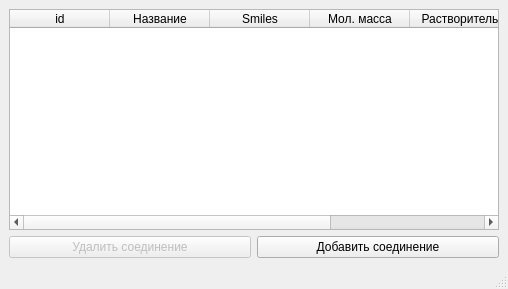
<?xml version="1.0" encoding="UTF-8"?>
<ui version="4.0">
 <class>MainWindow</class>
 <widget class="QMainWindow" name="MainWindow">
  <property name="geometry">
   <rect>
    <x>0</x>
    <y>0</y>
    <width>508</width>
    <height>289</height>
   </rect>
  </property>
  <property name="windowTitle">
   <string>ЛПБКиГТ</string>
  </property>
  <widget class="QWidget" name="centralwidget">
   <layout class="QGridLayout" name="gridLayout">
    <property name="sizeConstraint">
     <enum>QLayout::SetDefaultConstraint</enum>
    </property>
    <item row="0" column="0" colspan="2">
     <widget class="QTableWidget" name="tableWidget">
      <property name="editTriggers">
       <set>QAbstractItemView::NoEditTriggers</set>
      </property>
      <property name="selectionMode">
       <enum>QAbstractItemView::SingleSelection</enum>
      </property>
      <property name="selectionBehavior">
       <enum>QAbstractItemView::SelectRows</enum>
      </property>
      <property name="textElideMode">
       <enum>Qt::ElideNone</enum>
      </property>
      <property name="gridStyle">
       <enum>Qt::SolidLine</enum>
      </property>
      <property name="sortingEnabled">
       <bool>true</bool>
      </property>
      <attribute name="horizontalHeaderCascadingSectionResizes">
       <bool>true</bool>
      </attribute>
      <attribute name="horizontalHeaderStretchLastSection">
       <bool>true</bool>
      </attribute>
      <column>
       <property name="text">
        <string>id</string>
       </property>
      </column>
      <column>
       <property name="text">
        <string>Название</string>
       </property>
      </column>
      <column>
       <property name="text">
        <string>Smiles</string>
       </property>
      </column>
      <column>
       <property name="text">
        <string>Мол. масса</string>
       </property>
      </column>
      <column>
       <property name="text">
        <string>Растворитель</string>
       </property>
      </column>
      <column>
       <property name="text">
        <string>IUPAC</string>
       </property>
      </column>
     </widget>
    </item>
    <item row="1" column="1">
     <widget class="QPushButton" name="pushButton">
      <property name="text">
       <string>Добавить соединение</string>
      </property>
     </widget>
    </item>
    <item row="1" column="0">
     <widget class="QPushButton" name="delCompoundButton">
      <property name="enabled">
       <bool>false</bool>
      </property>
      <property name="text">
       <string>Удалить соединение</string>
      </property>
     </widget>
    </item>
   </layout>
  </widget>
  <widget class="QMenuBar" name="menubar">
   <property name="geometry">
    <rect>
     <x>0</x>
     <y>0</y>
     <width>508</width>
     <height>22</height>
    </rect>
   </property>
   <property name="defaultUp">
    <bool>false</bool>
   </property>
  </widget>
  <widget class="QStatusBar" name="statusbar"/>
 </widget>
 <resources/>
 <connections/>
 <designerdata>
  <property name="gridDeltaX">
   <number>10</number>
  </property>
  <property name="gridDeltaY">
   <number>10</number>
  </property>
  <property name="gridSnapX">
   <bool>true</bool>
  </property>
  <property name="gridSnapY">
   <bool>true</bool>
  </property>
  <property name="gridVisible">
   <bool>false</bool>
  </property>
 </designerdata>
</ui>
